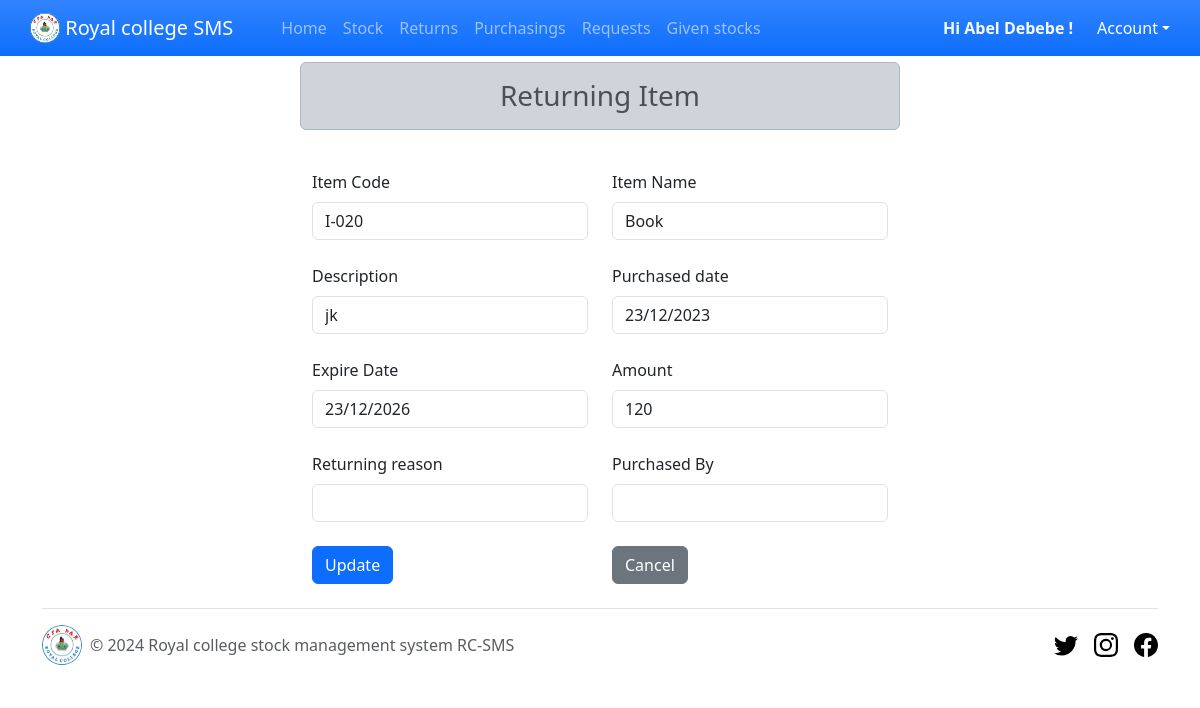
/storkeeperPages/addingReturn.php?id=11 (signed in), run on the app's committed database.
### tables this page shows
CREATE TABLE `stock` (
  `id` int(11) NOT NULL,
  `code` text NOT NULL,
  `name` text NOT NULL,
  `description` text NOT NULL,
  `purdate` text NOT NULL,
  `expdate` text NOT NULL,
  `amount` text NOT NULL
);

### storkeeperPages/addingReturn.php (the view, shortened to what this page needs)
<?php
$conn = mysqli_connect('localhost','root','','rc_sms_db');
$itemId = '';
$itemName = '';
$itemDesc = '';
$itemPdate = '';
$itemEdate = '';
$amount = '';
if($_SERVER['REQUEST_METHOD']=='GET' && isset($_GET['id'])){
    $id = (int)$_GET['id'];
    $select = "SELECT * FROM `stock` WHERE id=$id";
    $result = mysqli_query($conn, $select);
    if($result){
        $row = $result->fetch_assoc();
        if($row){
            $itemId = $row['code'];
            $itemName = $row['name'];
            $itemDesc = $row['description'];
            $itemPdate = $row['purdate'];
            $itemEdate = $row['expdate'];
            $amount = $row['amount'];
        }
    }
}
?>
<!DOCTYPE html>
<html>
<head>
    <link rel="stylesheet" href="../css/bootstrap.min.css">
</head>
<body>
    <?php @include('./header.php'); ?>
    <div class="container col-md-6">
        <form method="post" class="row g-4">
            <h3 style="text-align:center; margin-top:5%" class="alert alert-dark">Returning Item</h3>
            <div class="col-md-6">
                <label for="validationServer01" class="form-label">Item Code</label>
                <input type="text" class="form-control" name="code" id="validationServer01" value="<?php echo $itemId ?>" required>
            </div>
            <div class="col-md-6">
                <label for="validationServer02" class="form-label">Item Name</label>
                <input type="text" class="form-control" name="itemName" id="validationServer02" value="<?php echo $itemName ?>" required>
            </div>
            <div class="col-md-6">
                <label for="validationServer01" class="form-label">Description</label>
                <input type="text" class="form-control" name="itemDesc" id="validationServer01" value="<?php echo $itemDesc ?>" required>
            </div>
            <div class="col-md-6">
                <label for="validationServer02" class="form-label">Purchased date</label>
                <input type="text" class="form-control" name="Pdate" id="validationServer02" value="<?php echo $itemPdate ?>" required>
            </div>
            <div class="col-md-6">
                <label for="validationServer01" class="form-label">Expire Date</label>
                <input type="text" class="form-control" name="Edate" id="validationServer01" value="<?php echo $itemEdate ?>" required>
            </div>
            <div class="col-md-6">
                <label for="validationServer02" class="form-label">Amount</label>
                <input type="number" class="form-control" name="amount" id="validationServer02" value="<?php echo $amount ?>" required>
            </div>
            <div class="col-md-6">
                <label for="validationServer01" class="form-label">Returning reason</label>
                <input type="text" class="form-control" name="reason" id="validationServer01" required>
            </div>
            <div class="col-md-6">
                <label for="validationServer01" class="form-label">Purchased By</label>
                <input type="text" class="form-control" name="pBy" id="validationServer01" required>
            </div>
            <div class="col-6">
                <input type="submit" name="submit" value="Update" class="btn btn-primary">
            </div>
            <div class="col-6">
            <a href="./storeStockPage.php" class="btn btn-secondary" > Cancel</a>
            </div>
        </form>
    </div>
    <?php @include('../footer.php'); ?>
</body>
</html>

### data on the page
stock: code "I-020", itemName "Book", itemDesc "jk", Pdate "23/12/2023", Edate "23/12/2026", amount "120"

### other printed values
$_SESSION['fname'] "Abel"
$_SESSION['lname'] "Debebe"
